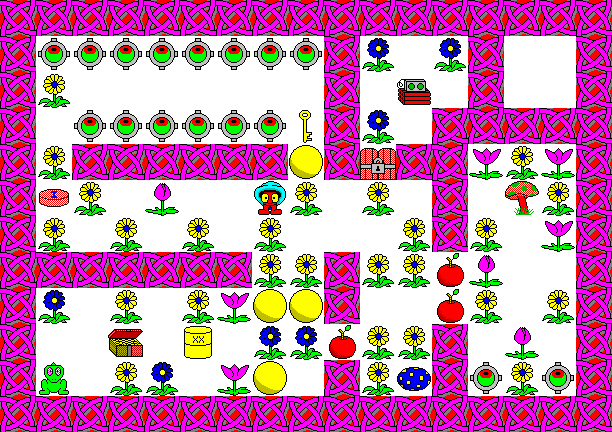

Below is a game level as drawn by its tile map, then a one-line description and the .tmx that defines it (tile-layer data replaced by summaries):
An orthogonal 17x12 tile map with 36x36 px tiles, 2 tile layers (ground, hazard).

<map version="1.0" orientation="orthogonal" width="17" height="12" tilewidth="36" tileheight="36">
 <tileset firstgid="1" name="tileset" tilewidth="36" tileheight="36">
  <image source="tileset.png" width="256" height="256" />
 </tileset>
 <layer name="ground" width="17" height="12">
  <data>[204 cells, 204 non-empty, 1 distinct tile ids]</data>
 </layer>
 <layer name="hazard" width="17" height="12">
  <data>[204 cells, 159 non-empty, 18 distinct tile ids]</data>
 </layer>
</map>
